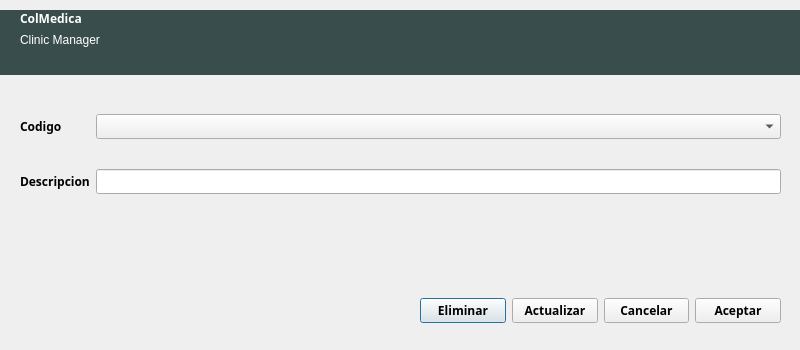
<?xml version="1.0" encoding="UTF-8"?>
<ui version="4.0">
 <class>dialogModificarHabilidad</class>
 <widget class="QDialog" name="dialogModificarHabilidad">
  <property name="geometry">
   <rect>
    <x>0</x>
    <y>0</y>
    <width>800</width>
    <height>350</height>
   </rect>
  </property>
  <property name="font">
   <font>
    <family>Ubuntu Condensed</family>
    <weight>75</weight>
    <bold>true</bold>
   </font>
  </property>
  <property name="cursor">
   <cursorShape>PointingHandCursor</cursorShape>
  </property>
  <property name="windowTitle">
   <string>Modificar Habilidad</string>
  </property>
  <widget class="QWidget" name="layoutWidget">
   <property name="geometry">
    <rect>
     <x>20</x>
     <y>90</y>
     <width>761</width>
     <height>130</height>
    </rect>
   </property>
   <layout class="QGridLayout" name="gridLayout">
    <item row="0" column="0">
     <widget class="QLabel" name="labelCodigo">
      <property name="text">
       <string>Codigo</string>
      </property>
     </widget>
    </item>
    <item row="1" column="0">
     <widget class="QLabel" name="labelDescripcion">
      <property name="text">
       <string>Descripcion</string>
      </property>
     </widget>
    </item>
    <item row="1" column="2">
     <widget class="QLineEdit" name="lineEditDescripcion">
      <property name="font">
       <font>
        <weight>50</weight>
        <bold>false</bold>
       </font>
      </property>
      <property name="inputMask">
       <string>AAAAAAAAAAAAAAAAAAAAAAAAAAAAAAAAAAAAAAAA; </string>
      </property>
     </widget>
    </item>
    <item row="0" column="2">
     <widget class="QComboBox" name="comboBoxCodigo">
      <property name="font">
       <font>
        <weight>50</weight>
        <bold>false</bold>
       </font>
      </property>
     </widget>
    </item>
   </layout>
  </widget>
  <widget class="QWidget" name="widgetCabecera" native="true">
   <property name="geometry">
    <rect>
     <x>0</x>
     <y>10</y>
     <width>800</width>
     <height>65</height>
    </rect>
   </property>
   <property name="palette">
    <palette>
     <active>
      <colorrole role="WindowText">
       <brush brushstyle="SolidPattern">
        <color alpha="255">
         <red>255</red>
         <green>255</green>
         <blue>255</blue>
        </color>
       </brush>
      </colorrole>
      <colorrole role="Base">
       <brush brushstyle="SolidPattern">
        <color alpha="255">
         <red>255</red>
         <green>255</green>
         <blue>255</blue>
        </color>
       </brush>
      </colorrole>
      <colorrole role="Window">
       <brush brushstyle="SolidPattern">
        <color alpha="255">
         <red>57</red>
         <green>77</green>
         <blue>76</blue>
        </color>
       </brush>
      </colorrole>
     </active>
     <inactive>
      <colorrole role="WindowText">
       <brush brushstyle="SolidPattern">
        <color alpha="255">
         <red>255</red>
         <green>255</green>
         <blue>255</blue>
        </color>
       </brush>
      </colorrole>
      <colorrole role="Base">
       <brush brushstyle="SolidPattern">
        <color alpha="255">
         <red>255</red>
         <green>255</green>
         <blue>255</blue>
        </color>
       </brush>
      </colorrole>
      <colorrole role="Window">
       <brush brushstyle="SolidPattern">
        <color alpha="255">
         <red>57</red>
         <green>77</green>
         <blue>76</blue>
        </color>
       </brush>
      </colorrole>
     </inactive>
     <disabled>
      <colorrole role="WindowText">
       <brush brushstyle="SolidPattern">
        <color alpha="255">
         <red>159</red>
         <green>158</green>
         <blue>158</blue>
        </color>
       </brush>
      </colorrole>
      <colorrole role="Base">
       <brush brushstyle="SolidPattern">
        <color alpha="255">
         <red>57</red>
         <green>77</green>
         <blue>76</blue>
        </color>
       </brush>
      </colorrole>
      <colorrole role="Window">
       <brush brushstyle="SolidPattern">
        <color alpha="255">
         <red>57</red>
         <green>77</green>
         <blue>76</blue>
        </color>
       </brush>
      </colorrole>
     </disabled>
    </palette>
   </property>
   <property name="autoFillBackground">
    <bool>true</bool>
   </property>
   <widget class="QWidget" name="layoutWidget_4">
    <property name="geometry">
     <rect>
      <x>20</x>
      <y>0</y>
      <width>162</width>
      <height>70</height>
     </rect>
    </property>
    <layout class="QFormLayout" name="formLayout_5">
     <item row="0" column="0">
      <widget class="QLabel" name="labelColMedica">
       <property name="styleSheet">
        <string notr="true">font: 30pt &quot;Ubuntu Condensed&quot;;
color: rgb(255, 255, 255);</string>
       </property>
       <property name="text">
        <string>ColMedica</string>
       </property>
      </widget>
     </item>
     <item row="1" column="0">
      <widget class="QLabel" name="labelClinicManager">
       <property name="font">
        <font>
         <family>Ubuntu</family>
         <weight>50</weight>
         <bold>false</bold>
        </font>
       </property>
       <property name="text">
        <string>Clinic Manager</string>
       </property>
      </widget>
     </item>
    </layout>
   </widget>
  </widget>
  <widget class="QWidget" name="layoutWidget_2">
   <property name="geometry">
    <rect>
     <x>420</x>
     <y>290</y>
     <width>361</width>
     <height>41</height>
    </rect>
   </property>
   <layout class="QGridLayout" name="gridLayout_2">
    <item row="0" column="0">
     <widget class="QPushButton" name="pushButtonEliminar">
      <property name="cursor">
       <cursorShape>PointingHandCursor</cursorShape>
      </property>
      <property name="autoFillBackground">
       <bool>true</bool>
      </property>
      <property name="text">
       <string>Eliminar</string>
      </property>
     </widget>
    </item>
    <item row="0" column="1">
     <widget class="QPushButton" name="pushButtonActualizar">
      <property name="cursor">
       <cursorShape>PointingHandCursor</cursorShape>
      </property>
      <property name="autoFillBackground">
       <bool>true</bool>
      </property>
      <property name="text">
       <string>Actualizar</string>
      </property>
     </widget>
    </item>
    <item row="0" column="2">
     <widget class="QPushButton" name="pushButtonCancelar">
      <property name="cursor">
       <cursorShape>PointingHandCursor</cursorShape>
      </property>
      <property name="autoFillBackground">
       <bool>true</bool>
      </property>
      <property name="text">
       <string>Cancelar</string>
      </property>
     </widget>
    </item>
    <item row="0" column="3">
     <widget class="QPushButton" name="pushButtonAceptar">
      <property name="cursor">
       <cursorShape>PointingHandCursor</cursorShape>
      </property>
      <property name="autoFillBackground">
       <bool>true</bool>
      </property>
      <property name="text">
       <string>Aceptar</string>
      </property>
     </widget>
    </item>
   </layout>
  </widget>
 </widget>
 <resources/>
 <connections/>
</ui>
